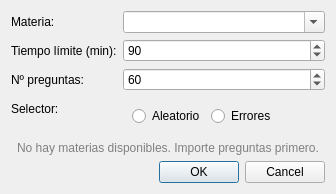
<?xml version="1.0" encoding="UTF-8"?>
<ui version="4.0">
 <class>ExamConfigDialog</class>
 <widget class="QDialog" name="ExamConfigDialog">
  <property name="windowTitle">
   <string>Configurar examen</string>
  </property>
  <layout class="QVBoxLayout" name="verticalLayout">
   <item>
    <layout class="QFormLayout" name="formLayout">
     <item row="0" column="0">
      <widget class="QLabel" name="label_subject">
       <property name="text">
        <string>Materia:</string>
       </property>
      </widget>
     </item>
     <item row="0" column="1">
      <widget class="QComboBox" name="cb_subject">
       <property name="editable">
        <bool>true</bool>
       </property>
      </widget>
     </item>
     <item row="1" column="0">
      <widget class="QLabel" name="label_time">
       <property name="text">
        <string>Tiempo límite (min):</string>
       </property>
      </widget>
     </item>
     <item row="1" column="1">
      <widget class="QSpinBox" name="spin_time">
       <property name="minimum">
        <number>1</number>
       </property>
       <property name="maximum">
        <number>999</number>
       </property>
       <property name="value">
        <number>90</number>
       </property>
      </widget>
     </item>
     <item row="2" column="0">
      <widget class="QLabel" name="label_questions">
       <property name="text">
        <string>Nº preguntas:</string>
       </property>
      </widget>
     </item>
     <item row="2" column="1">
      <widget class="QSpinBox" name="spin_questions">
       <property name="minimum">
        <number>1</number>
       </property>
       <property name="maximum">
        <number>999</number>
       </property>
       <property name="value">
        <number>60</number>
       </property>
      </widget>
     </item>
     <item row="3" column="0">
      <widget class="QLabel" name="label_selector">
       <property name="text">
        <string>Selector:</string>
       </property>
      </widget>
     </item>
     <item row="3" column="1">
      <widget class="QWidget" name="widget_radio">
       <layout class="QHBoxLayout" name="horizontalLayout">
        <property name="contentsMargins">
         <left>0</left>
         <top>0</top>
         <right>0</right>
         <bottom>0</bottom>
        </property>
        <item>
         <widget class="QRadioButton" name="rb_random">
          <property name="text">
           <string>Aleatorio</string>
          </property>
         </widget>
        </item>
        <item>
         <widget class="QRadioButton" name="rb_errors">
          <property name="text">
           <string>Errores</string>
          </property>
         </widget>
        </item>
        <item>
         <spacer name="spacer">
          <property name="orientation">
           <enum>Qt::Horizontal</enum>
          </property>
          <property name="sizeHint" stdset="0">
           <size>
            <width>40</width>
            <height>20</height>
           </size>
          </property>
         </spacer>
        </item>
       </layout>
      </widget>
     </item>
    </layout>
   </item>
   <item>
    <widget class="QLabel" name="lbl_no_subjects">
     <property name="text">
      <string>No hay materias disponibles. Importe preguntas primero.</string>
     </property>
     <property name="alignment">
      <set>Qt::AlignCenter</set>
     </property>
     <property name="styleSheet">
      <string>color: gray</string>
     </property>
     <property name="visible">
      <bool>false</bool>
     </property>
    </widget>
   </item>
   <item>
    <widget class="QDialogButtonBox" name="buttons">
     <property name="standardButtons">
      <set>QDialogButtonBox::Cancel|QDialogButtonBox::Ok</set>
     </property>
    </widget>
   </item>
  </layout>
 </widget>
 <resources/>
 <connections/>
</ui>
